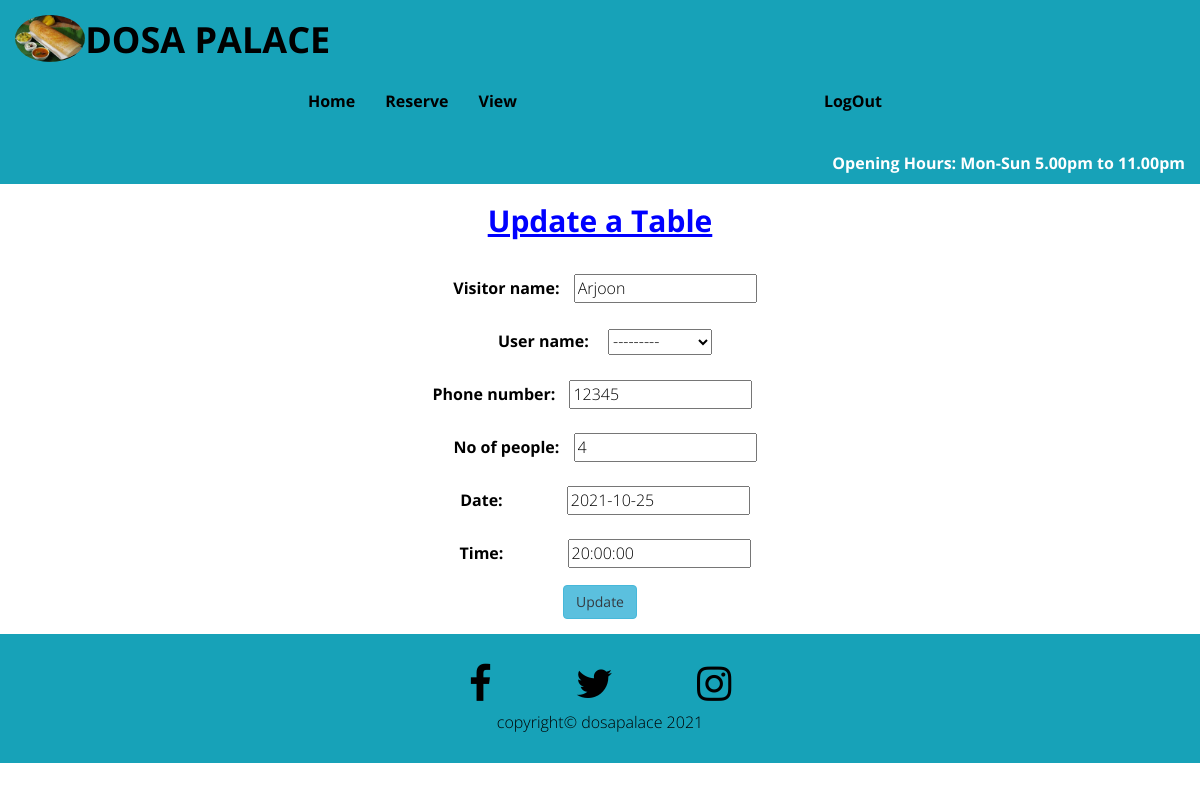
/edit/16 (signed in), run on the app's committed database.
### meals/models.py (models this page shows, shortened)
class Booking(models.Model):
    visitor_name = models.CharField(max_length=50)
    user_name = models.ForeignKey(User, on_delete=models.CASCADE)
    phone_number = models.IntegerField()
    no_of_people = models.IntegerField()
    date = models.DateField()
    time = models.TimeField()
    class Meta:
        unique_together = [['visitor_name', 'date']]

### meals/views.py (the view)
# urls.py: path('edit/<meal_id>', views.edit_reserve, name='edit'),
def edit_reserve(request, meal_id):
    reservation = get_object_or_404(Booking, id=meal_id)
    if request.method == "POST":
        form = ReserveForm(request.POST, instance=reservation)
        if form.is_valid():
            form.save()
            return redirect('view_reserve')
    form = ReserveForm(instance=reservation)
    context = {
            'form': form
        }
    return render(request, 'meals/edit_reserve.html', context)

### meals/forms.py
class ReserveForm(forms.ModelForm):
    class Meta:
        model = Booking
        fields = '__all__'

### meals/templates/meals/edit_reserve.html (shortened to what this page needs)
{% extends "base_user.html" %}
{% load static %}
{% block content %}
{% if user.is_authenticated %}
<div class="text-center">
  <h2 class="contact-us">Update a Table</h2>
  <form method="POST" class="form">
    {{ form.as_p }}
    <button type="submit" class="btn btn-info text-dark">Update</button>
  </form>
</div>
{% endif %}
{% endblock %}

### static/css/style.css (style rules this page uses)
html { overflow-x: hidden; }
body { background-color: #fff; font-family: "Open Sans", cursive; font-size: 16px; font-weight: 300; color: #000; }
.contact-us { margin-bottom: 30px; text-decoration: underline; color: blue; font-weight: bold; }
label { margin: 10px; }
#id_user_name { margin-left: 5px; }
#id_phone_number { margin-right: 25px; }
#id_date { margin-left: 50px; }
#id_time { margin-left: 50px; }

### data on the page
Booking: visitor_name "Arjoon", user_name "---------", phone_number "12345", no_of_people "4", date "2021-10-25", time "20:00:00"
